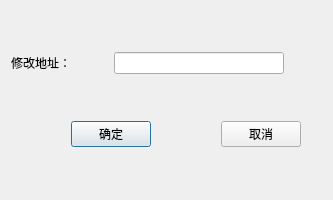
<?xml version="1.0" encoding="UTF-8"?>
<ui version="4.0">
 <class>ModifyAddress</class>
 <widget class="QDialog" name="ModifyAddress">
  <property name="geometry">
   <rect>
    <x>0</x>
    <y>0</y>
    <width>333</width>
    <height>200</height>
   </rect>
  </property>
  <property name="maximumSize">
   <size>
    <width>333</width>
    <height>200</height>
   </size>
  </property>
  <property name="windowTitle">
   <string>Dialog</string>
  </property>
  <layout class="QGridLayout" name="gridLayout">
   <item row="0" column="0" colspan="2">
    <widget class="QLabel" name="label">
     <property name="maximumSize">
      <size>
       <width>70</width>
       <height>16777215</height>
      </size>
     </property>
     <property name="text">
      <string>修改地址：</string>
     </property>
    </widget>
   </item>
   <item row="0" column="2" colspan="3">
    <widget class="QLineEdit" name="lineEdit">
     <property name="maximumSize">
      <size>
       <width>170</width>
       <height>16777215</height>
      </size>
     </property>
    </widget>
   </item>
   <item row="1" column="0">
    <spacer name="horizontalSpacer_2">
     <property name="orientation">
      <enum>Qt::Horizontal</enum>
     </property>
     <property name="sizeHint" stdset="0">
      <size>
       <width>51</width>
       <height>20</height>
      </size>
     </property>
    </spacer>
   </item>
   <item row="1" column="1" colspan="2">
    <widget class="QPushButton" name="YesButton">
     <property name="text">
      <string>确定</string>
     </property>
    </widget>
   </item>
   <item row="1" column="3">
    <spacer name="horizontalSpacer">
     <property name="orientation">
      <enum>Qt::Horizontal</enum>
     </property>
     <property name="sizeHint" stdset="0">
      <size>
       <width>59</width>
       <height>20</height>
      </size>
     </property>
    </spacer>
   </item>
   <item row="1" column="4">
    <widget class="QPushButton" name="CancelButton">
     <property name="text">
      <string>取消</string>
     </property>
    </widget>
   </item>
   <item row="1" column="5">
    <spacer name="horizontalSpacer_3">
     <property name="orientation">
      <enum>Qt::Horizontal</enum>
     </property>
     <property name="sizeHint" stdset="0">
      <size>
       <width>22</width>
       <height>20</height>
      </size>
     </property>
    </spacer>
   </item>
  </layout>
 </widget>
 <resources/>
 <connections/>
</ui>
